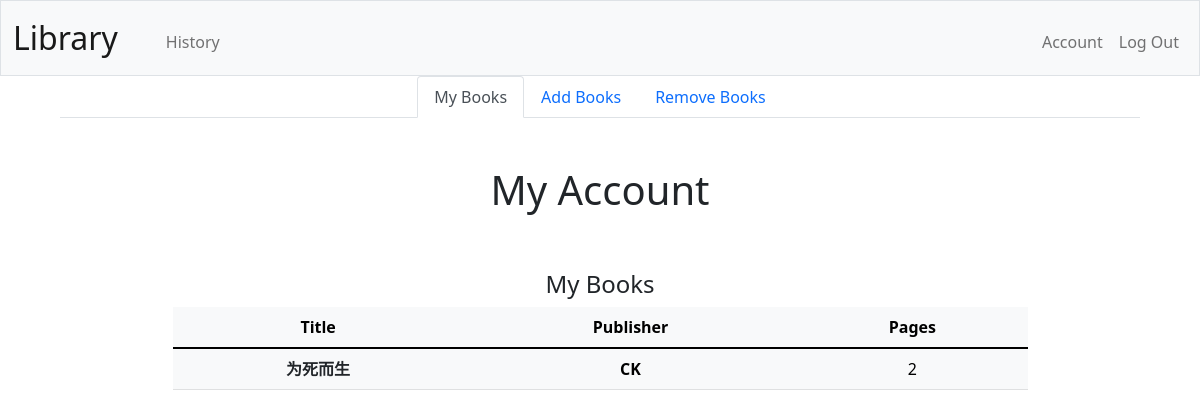
The app's page /account/my_book (signed in), older data.
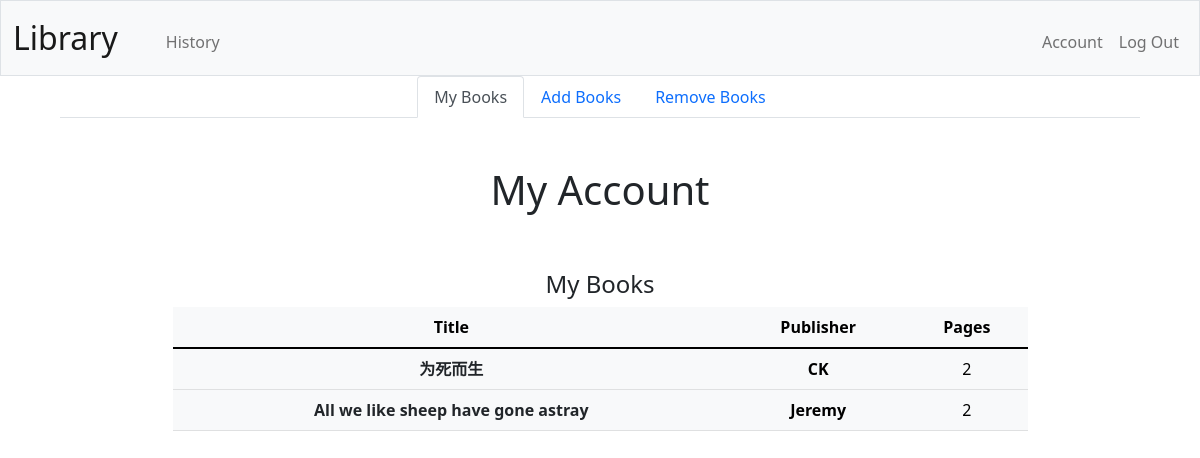
The same page, newer data.
### tables this page shows
CREATE TABLE books (
    id INTEGER PRIMARY KEY AUTOINCREMENT NOT NULL, 
    title TEXT NOT NULL,
    publish_date DATE DEFAULT CURRENT_DATE,
    publisher TEXT NOT NULL,
    creater_id INTEGER NOT NULL,
    pages INTEGER NOT NULL,
    file_name TEXT NOT NULL);

### App.py (the view)
@app.route("/account/my_book", methods=["GET"])
@login_required
def My_book():
    user_id = session["user_id"]
    with sqlite3.connect(database_name) as conn:
        db = conn.cursor()
        books_db = db.execute("SELECT * FROM books WHERE creater_id = ?", (user_id,))
        books = books_db.fetchall()
    return render_template("my_book.html", books=books)

### App.py (called while the page is built)
def login_required(f):
    @wraps(f)
    def decorated_function(*args, **kwargs):
        if session.get("user_id") is None:
            return redirect("/account/login")
        return f(*args, **kwargs)
    return decorated_function

### templates/my_book.html (shortened to what this page needs)
{% extends "layout.html" %}
{% block main %}
<div class="text-center">
    <ul class="nav nav-tabs justify-content-center mx-5">
        <li class="nav-item">
            <a class="nav-link active" aria-current="page" href="/account/my_book">My Books</a>
        </li>
        <li class="nav-item">
            <a class="nav-link" href="/account/add_book">Add Books</a>
        </li>
        <li class="nav-item">
            <a class="nav-link" href="/account/remove_book">Remove Books</a>
        </li>
    </ul>
    <div class="my-5 container">
        <div class="row">
            <h1 class="col">My Account</h1>
        </div>
    </div>
    <div class="mb-5 container">
        <div class="row mb-3 justify-content-md-center">
            <h4>My Books</h4>
            <table class="table table-light w-75">
                <thead>
                    <tr>
                        <th scope="col">Title</th>
                        <th scope="col">Publisher</th>
                        <th scope="col">Pages</th>
                    </tr>
                </thead>
                <tbody>
                    {% for book in books %}
                        <tr>
                            <th class="pt-2"><a href="/static/uploads/{{book[6]}}#toolbar=0" class="link-dark text-decoration-none">{{ book[1] }}</a></th>
                            <th class="pt-2">{{ book[3] }} </td>
                            <td class="pt-2">{{ book[5] }} </td>
                        </tr>
                    {% endfor %}
                </tbody>
            </table>
        </div>
    </div>
</div>
{% endblock %}

### templates/layout.html (shortened to what this page needs)
<!DOCTYPE html>
<html lang="en">
    <head>
        <link href="https://cdn.jsdelivr.net/npm/bootstrap@5.1.3/dist/css/bootstrap.min.css" rel="stylesheet">
        <link href="/static/styles.css" rel="stylesheet">
    </head>
    <body>
        <nav class="bg-light border navbar navbar-expand-md navbar-light">
            <div class="container-fluid">
                <a class="navbar-brand" href="/">Library</a>
                <div class="collapse navbar-collapse" id="navbar">
                    {% if session["user_id"] %}
                        <ul class="navbar-nav me-auto ps-4 mt-2">
                            <li class="nav-item"><a class="nav-link" href="/history">History</a></li>
                        </ul>
                        <ul class="navbar-nav ms-auto mt-2">
                            <li class="nav-item"><a class="nav-link" href="/account">Account</a></li>
                            <li class="nav-item"><a class="nav-link" href="/logout">Log Out</a></li>
                        </ul>
                    {% else %}
                        <ul class="navbar-nav ms-auto mt-2">
                            <li class="nav-item"><a class="nav-link" href="/account/login">Log In</a></li>
                            <li class="nav-item"><a class="nav-link" href="/account/register">Register</a></li>
                        </ul>
                    {% endif %}
                </div>
            </div>
        </nav>
        <main class="container-fluid">
            {% block main %}{% endblock %}
        </main>
    </body>
</html>

### static/styles.css (style rules this page uses)
nav .navbar-brand { font-size: xx-large; }

Row changes from the older to the newer data that the page shows:
added books: title "All we like sheep have gone astray", publisher "Jeremy", pages "2"
